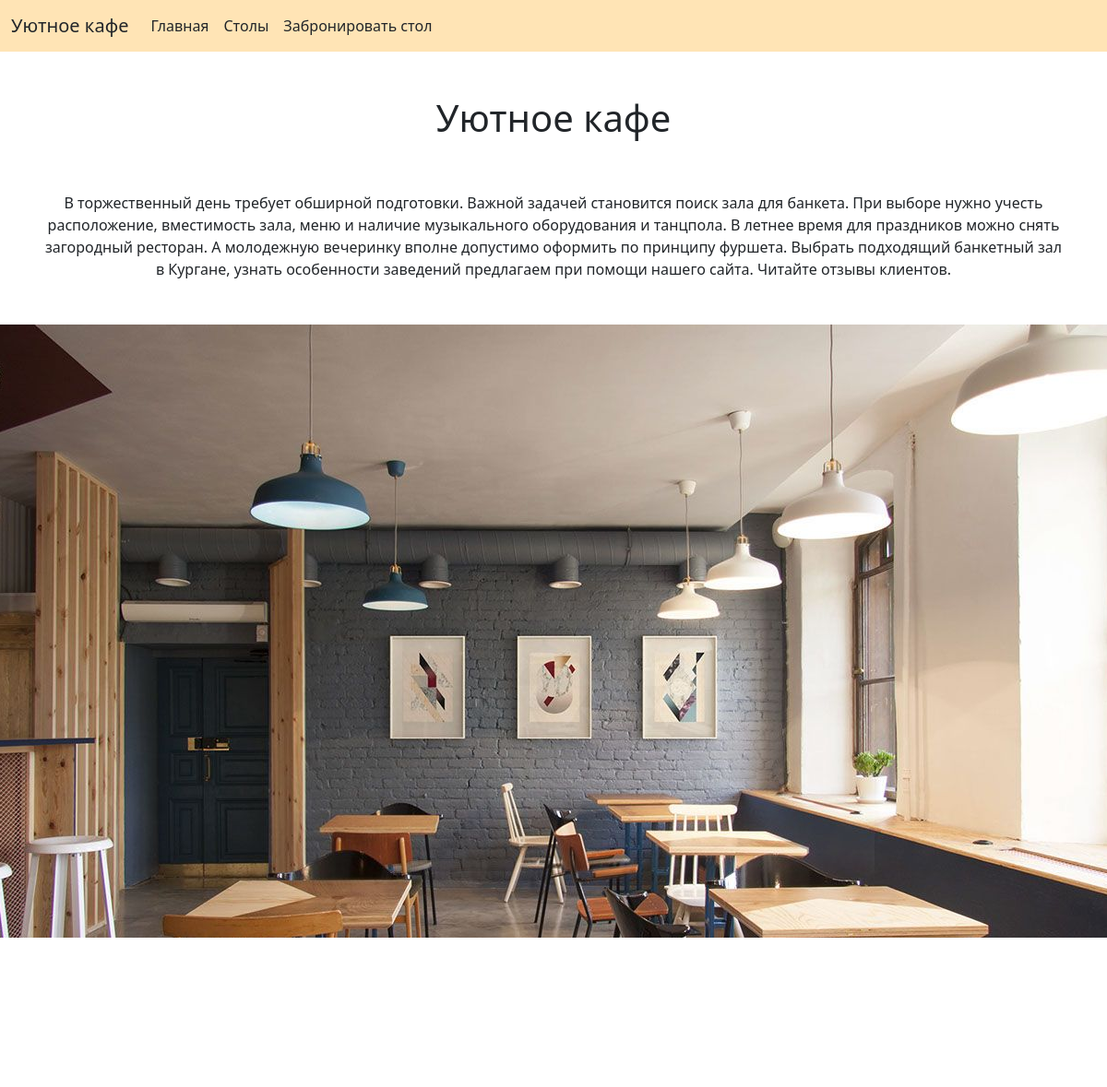
The page /about/main/ on the database its author committed.
### site_cofe/models.py (models this page shows)
class Site(models.Model):
    name = models.CharField(max_length=128, verbose_name='Название кофе')
    description = models.TextField(verbose_name='Описание кофе')
    image = models.ImageField(upload_to='%Y/%m/%d', blank=True, null=True)
    class Meta:
        verbose_name = 'Кофе'
        verbose_name_plural = 'Кофе'

### site_cofe/views.py (the view)
# urls.py: path('main/', SiteListView.as_view(), name="main")
class SiteListView(ListView):
    model = Site
    context_object_name = 'sity'
    template_name = 'main.html'

### site_cofe/templates/main.html (shortened to what this page needs)
{% extends "root.html" %}
{% block content %}
<div class="content d-flex flex-column align-items-center">
    {% for sity in sity %}
        <h1 class="text-center mt-5">{{ sity.name }}</h1>
        <p class="text-center m-5">{{ sity.description }}</p>
        <img src={{ sity.image.url }} alt="...">
    {% endfor %}
</div>
{% endblock %}

### rows shown on the page
Site: name "Уютное кафе", description "В торжественный день требует обширной подготовки. Важной задачей становится поиск зала для банкета. При выборе нужно учесть расположение, вместимость зала, меню и наличие музыкального оборудования и танцпола. В летнее время для праздников можно снять загородный ресторан. А молодежную вечеринку вполне допустимо оформить по принципу фуршета. Выбрать подходящий банкетный зал в Кургане, узнать особенности заведений предлагаем при помощи нашего сайта. Читайте отзывы клиентов.", image (picture)
